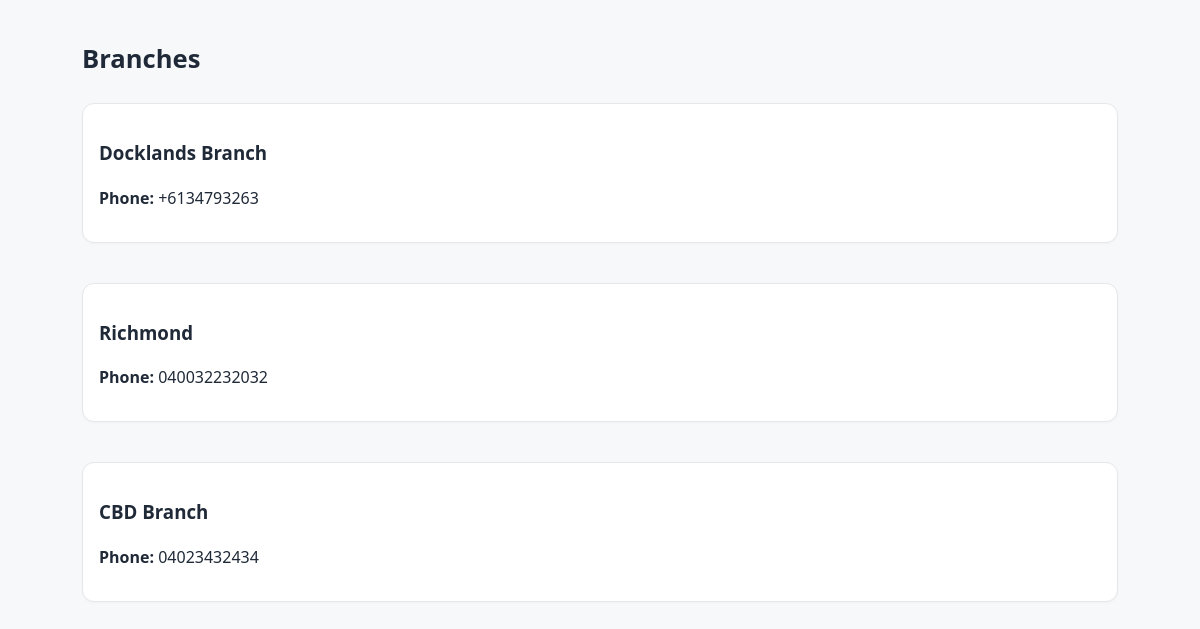
The app's page /public/site/branches.php with its own data.
### tables this page shows
CREATE TABLE `branches` (
  `id` int(11) NOT NULL,
  `name` varchar(120) NOT NULL,
  `phone` varchar(50) DEFAULT NULL,
  `email` varchar(191) DEFAULT NULL,
  `address_line1` varchar(191) DEFAULT NULL,
  `address_line2` varchar(191) DEFAULT NULL,
  `city` varchar(100) DEFAULT NULL,
  `state` varchar(100) DEFAULT NULL,
  `postal_code` varchar(20) DEFAULT NULL,
  `created_at` timestamp NOT NULL DEFAULT current_timestamp(),
  `location` varchar(255) DEFAULT NULL
);

### php/Core/Database.php (called while the page is built, shortened)
<?php
class Database
{
    private static ?PDO $pdo = null;
    public static function pdo(): PDO
    {
        if (self::$pdo === null) {
            $dsn = "mysql:host=" . Config::DB_HOST . ";dbname=" . Config::DB_NAME . ";charset=" . Config::DB_CHARSET;
            $options = [
                PDO::ATTR_ERRMODE => PDO::ERRMODE_EXCEPTION,
                PDO::ATTR_DEFAULT_FETCH_MODE => PDO::FETCH_ASSOC,
                PDO::ATTR_EMULATE_PREPARES => false,
            ];
            try {
                self::$pdo = new PDO($dsn, Config::DB_USER, Config::DB_PASS, $options);
            } catch (PDOException $e) {
                http_response_code(500);
                die("Database connection failed: " . htmlspecialchars($e->getMessage(), ENT_QUOTES, 'UTF-8'));
            }
        }
        return self::$pdo;
    }
}

### php/Models/Branch.php (called while the page is built, shortened)
<?php
class Branch {
    public static function all(): array {
        $stmt = Database::pdo()->query("SELECT * FROM branches ORDER BY id DESC");
        return $stmt->fetchAll(PDO::FETCH_ASSOC);
    }
}

### public/site/branches.php (the view, shortened to what this page needs)
<?php
require_once __DIR__ . '/../../php/Core/Database.php';
require_once __DIR__ . '/../../php/Models/Branch.php';
$rows = Models\Branch::all();
?>
<!doctype html>
<html lang="en">
<head>
  <link rel="stylesheet" href="../../assets/css/main.css">
</head>
<body>
<main class="container">
  <h1>Branches</h1>
  <div class="grid grid-3">
    <?php foreach ($rows as $b): ?>
      <div class="card">
        <h3><?= htmlspecialchars($b['name'] ?? 'Branch') ?></h3>
        <?php if (!empty($b['phone'])): ?><p><strong>Phone:</strong> <?= htmlspecialchars($b['phone']) ?></p><?php endif; ?>
      </div>
    <?php endforeach; if (empty($rows)): ?>
      <p>No branches available yet.</p>
    <?php endif; ?>
  </div>
</main>
</body>
</html>

### assets/css/main.css (style rules this page uses)
:root { --bg:#f7f8fa; --card:#ffffff; --text:#1f2937; --muted:#6b7280; --primary:#2563eb; --primary-600:#1d4ed8; --border:#e5e7eb; --accent:#10b981; --danger:#ef4444; }
* { box-sizing:border-box }
html,body { height:100% }
body { margin:0; font-family:system-ui,-apple-system,Segoe UI,Roboto,Ubuntu,Cantarell,Noto Sans,sans-serif; color:var(--text); background:var(--bg); line-height:1.5; }
.container { max-width:1100px;margin:5px auto;padding:2rem }
.card { background:var(--card);border:1px solid var(--border);border-radius:12px;padding:1rem;margin:.75rem 0;box-shadow:0 1px 2px rgba(0,0,0,.03) }
.grid { display:grid;gap:1rem }
h1 { font-size:1.6rem;margin:.2rem 0 .8rem }

### records on screen
branches: name "Docklands Branch", phone "+6134793263"
branches: name "Richmond", phone "040032232032"
branches: name "CBD Branch", phone "04023432434"
